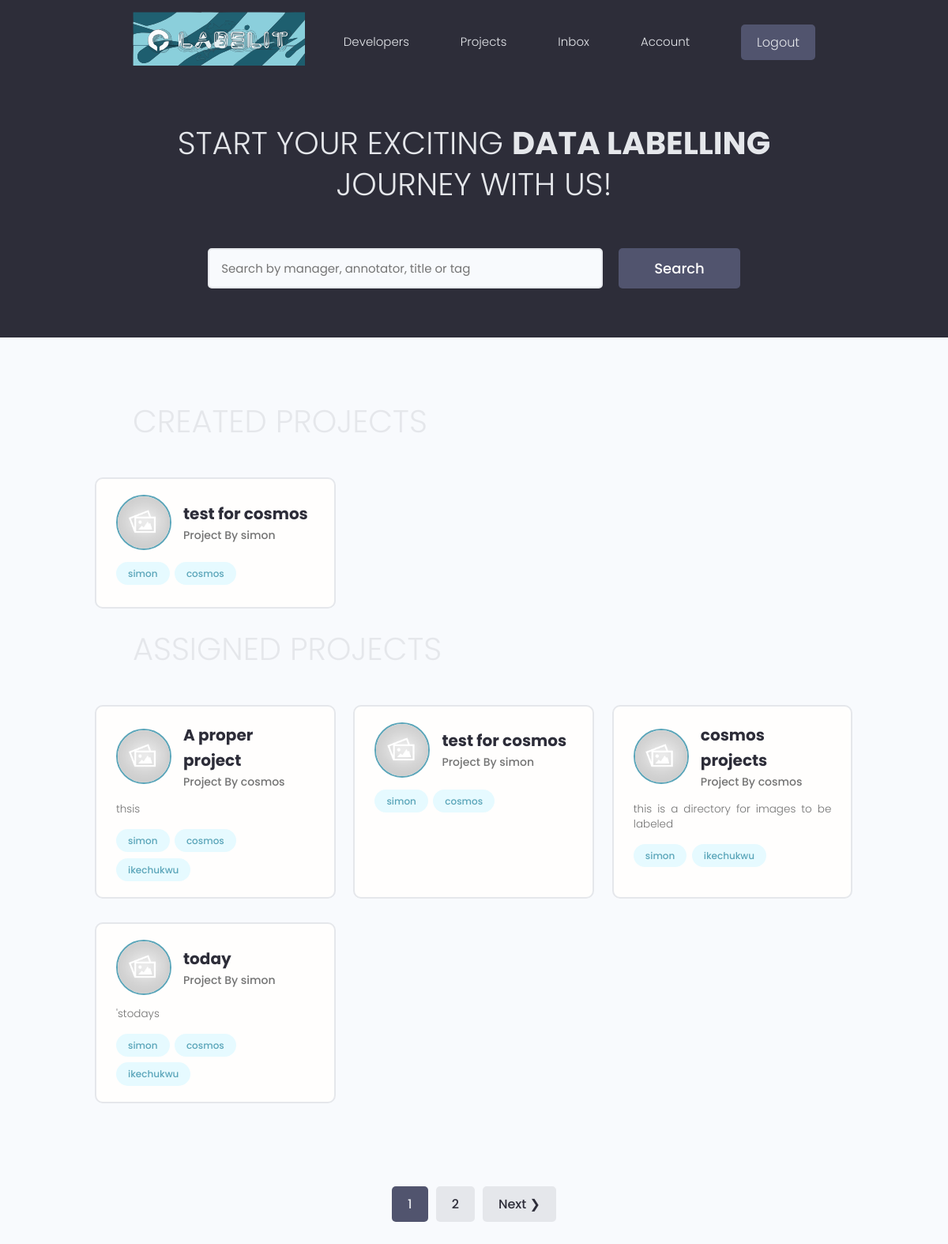
The app's page / (signed in) with its own data.
### label/models.py (models this page shows, shortened)
class Project(models.Model):
    manager = models.ForeignKey(
        Profile, null=True, blank=True, on_delete=models.CASCADE )
    title = models.CharField(max_length=200)
    description = models.TextField(null=True, blank=True)
    annotators = models.ManyToManyField(Profile, blank=True, related_name='annotationprojects')
    project_display_picture = models.ImageField(
        null=True, blank=True, upload_to='project_display_picture/', default="project_display_picture/default.jpg")
    featured_image = models.ManyToManyField(ImageSample, blank=True, related_name='parentprojects', default = 'default.jpg')
    demo_link = models.CharField(max_length=2000, null=True, blank=True)
    source_link = models.CharField(max_length=2000, null=True, blank=True)
    created = models.DateTimeField(auto_now_add=True)
    id = models.UUIDField(default=uuid.uuid4, unique=True,
                          primary_key=True, editable=False)
    class Meta:
        ordering = [ '-created', 'title']
    """@property
    def imageURL(self):
        try:
            url = self.featured_image.url
        except:
            url = ''
        return url"""

### users/models.py (models this page shows)
class Profile(models.Model):
    user = models.OneToOneField(
        User, on_delete=models.CASCADE, null=True, blank=True)
    name = models.CharField(max_length=200, blank=True, null=True)
    email = models.EmailField(max_length=500, blank=True, null=True)
    username = models.CharField(max_length=200, blank=True, null=True)
    location = models.CharField(max_length=200, blank=True, null=True)
    short_intro = models.CharField(max_length=200, blank=True, null=True)
    bio = models.TextField(blank=True, null=True)
    profile_image = models.ImageField(
        null=True, blank=True, upload_to='images/', default="images/Devsearch_Profile.jpg")
    created = models.DateTimeField(auto_now_add=True)
    id = models.UUIDField(default=uuid.uuid4, unique=True,
                          primary_key=True, editable=False)
    def __str__(self):
        return str(self.username)
    class Meta:
        ordering = ['created']

### users/views.py (the view)
# urls.py: path('', views.index, name='index-view'),
@login_required(login_url = 'login')
def index(request):
        profile = request.user.profile
        projects, annotationprojects, search_key = projectsearch(request, profile)
        pagedprojects, pages, page = pagerfunction(request, projects, 1)
        context = {"projects": pagedprojects, 'annotationprojects': annotationprojects, 'searchkey':search_key, 'pages':pages, 'page': int(page) }
        return render(request, 'base/index.html', context)

### users/utils.py (called while the page is built)
def projectsearch(request, profile ):
	search_key = ''
	if request.GET.get("search_key"):
	   search_key = request.GET.get("search_key")
	projects = profile.project_set.distinct().filter(Q(title__icontains=search_key) | Q(description__icontains =search_key) | Q(annotators__username__icontains=search_key))
	annotationprojects = profile.annotationprojects.distinct().filter(Q(title__icontains=search_key) | Q(description__icontains =search_key) | Q(annotators__username__icontains=search_key) )
	return projects, annotationprojects, search_key

def pagerfunction(request, queryset, num_per_page ):
	pages = Paginator(queryset, num_per_page)
	page = request.GET.get("page")
	try:
		pagedqueryset = pages.page(page)
	except PageNotAnInteger:
		page=1
		pagedqueryset = pages.page(page)	#Default Pagenumber
	except EmptyPage:
        	pagedqueryset = pages.page(pages.num_pages)	#Resolving Non-existent pages
	return pagedqueryset, pages, page

### templates/base/index.html (shortened to what this page needs)
{% extends 'base/base.html' %}
{% block content %}
  <main class="home">
    <section class="hero-section text-center">
      <div class="container container--narrow">
        <div class="hero-section__box">
          <h2>START YOUR EXCITING <span>DATA LABELLING</span></h2>
          <h2>JOURNEY WITH US!</h2>
        </div>
        <div class="hero-section__search">
          <form class="form" action="{% url 'index-view' %}" method="GET" >
            <div class="form__field">
              <input class="input input--text" id="formInput#search" type="text" name="search_key"   value="{{searchkey}}"
                placeholder="Search by manager, annotator, title or tag" />
            </div>
            <input class="btn btn--sub btn--lg" type="submit" value="Search" />
          </form>
        </div>
      </div>
    </section>
    <section class="devlist">
      <div class="container container--narrow">
        <div class="hero-section__box">
        <h2>CREATED PROJECTS</h2>
      </div>
      </div>
      <div class="container">
        <div class="grid grid--three">
          {% for project in projects %}
          <div class="column card">
            <div class="dev">
              <a href="{% url 'project' project.id %}" class="card__body">
                <div class="dev__profile">
                  <img class="avatar avatar--md" src="{{project.project_display_picture.url}}" alt="image" />
                  <div class="dev__meta">
                    <h3>{{project.title}}</h3>
                    <h5>Project By {{project.manager}}</h5>
                  </div>
                </div>
                <div class="dev__skills">
                  {% for annotator in project.annotators.all %}
                  <span class="tag tag--pill tag--main">
                    <small>{{annotator}}</small>
                  </span>
                  {% endfor %}
                </div>
              </a>
            </div>
          </div>
          {% endfor %}
        </div>
      </div>
      <div class="container container--narrow">
        <div class="hero-section__box">
        <h2>ASSIGNED PROJECTS</h2>
      </div>
      </div>
        <div class="container">
        <div class="grid grid--three">
          {% for project in annotationprojects %}
          <div class="column card">
            <div class="dev">
              <a href="{% url 'project' project.id %}" class="card__body">
                <div class="dev__profile">
                  <img class="avatar avatar--md" src="{{project.project_display_picture.url}}" alt="image" />
                  <div class="dev__meta">
                    <h3>{{project.title}}</h3>
                    <h5>Project By {{project.manager}}</h5>
                  </div>
                </div>
                <p class="dev__info">
                  {{project.description}}
                </p>
                <div class="dev__skills">
                  {% for annotator in project.annotators.all %}
                  <span class="tag tag--pill tag--main">
                    <small>{{annotator}}</small>
                  </span>
                  {% endfor %}
                </div>
              </a>
            </div>
          </div>
          {% endfor %}
        </div>
      </div>
    </section>
   {% include 'base/pagination.html' with queryset=projects %}
  </main>
{% endblock %}

### static/styles/app.css (style rules this page uses)
:root { --color-sub: #2d2d39; }
.btn--sub { background-color: var(--color-sub-light); }
.card { border: 2px solid var(--color-light); }
img { width: 100%; }
.hero-section { height: 40vh; display: flex; align-items: center; background-color: var(--color-sub); }
.hero-section__box { margin-bottom: 4rem; }
.hero-section__box > h2, .hero-section__box > h2 > span { font-size: 4rem; color: var(--color-light); line-height: 1.3; text-transform: uppercase; }
.hero-section__box > h2 { font-weight: 300; }
.hero-section__box > h2 > span { font-weight: 700; }
.hero-section__search > .form { display: flex; align-items: center; justify-content: center; gap: 2rem; }
.hero-section__search > .form input.input--text { width: 50rem; }
.devlist { margin-top: 8rem; }
.devlist .grid { align-items: stretch; }
.devlist .dev .dev__profile { display: flex; align-items: center; gap: 1.5rem; }
.devlist .dev .dev__meta h3 { color: var(--color-sub); font-size: 2rem; font-weight: 700; }
.devlist .dev .dev__meta h5 { color: var(--color-text); font-size: 1.4rem; font-weight: 500; }
.devlist .dev .dev__info { margin: 1.5rem 0; font-size: 1.35rem; line-height: 1.4; text-align: justify; }

### static/uikit/styles/modules/_variables.css (style rules this page uses)
:root { --color-main: #5aa5b9; --color-main-light: #e6faff; --color-sub: #3f4156; --color-sub-light: #51546e; --color-sub-lighter: #ededfd; --color-text: #737373; --color-gray: #8b8b8b; --color-light: #e5e7eb; --color-light-gray: #767676; --color-bg: #f8fafd; --color-white: #fffefd; --color-white-light: #f3f3f3; --color-success: #359e64; --color-success-bg: #def8e8; --color-error: #fc4b0b; --color-error-bg: #fff2ee; --font-base: 'Poppins', arial, helvetica, 'Segoe UI', roboto, ubuntu, sans-serif; --font-monospace: 'Fira Code', 'Courier New', courier, monospace; --font-regular: 300; --font-medium: 500; --font-bold: 700; --generic-shadow: 1px 1px 5px #00000010; --generic-transition: all 0.3s ease-in-out; }

### static/uikit/styles/modules/_base.css (style rules this page uses)
* { margin: 0; padding: 0; box-sizing: border-box; text-rendering: optimizeLegibility; color: inherit; font-size: inherit; }
html { font-size: 50%; }
@media only screen and (min-width: 480px) { html { font-size: 56.25%; } }
@media only screen and (min-width: 1200px) { html { font-size: 62.5%; } }
body { line-height: 1.6; font-weight: 400; font-size: 1.5rem; color: var(--color-text); background-color: var(--color-bg); min-height: 100vh; }

### static/uikit/styles/modules/_typography.css (style rules this page uses)
* { font-family: var(--font-base); }
h2 { font-size: 3.6rem; font-weight: var(--font-bold); }
h3 { font-size: 3.2rem; font-weight: var(--font-medium); }
h5 { font-size: 2.4rem; font-weight: var(--font-medium); }
h5, h6 { font-weight: var(--font-regular); }
p, span, strong { font-size: 1.6rem; color: var(--color-text); font-weight: var(--font-regular); }
a { padding-bottom: 2px; text-decoration: none; display: inline-block; color: var(--color-main); font-weight: var(--font-medium); }

### static/uikit/styles/modules/_utilities.css (style rules this page uses)
.container { width: 92%; max-width: 165rem; margin: 0 auto; box-sizing: border-box; }
.container--narrow { width: 92%; max-width: 120rem; }
@media screen and (min-width: 1000px) { .container { width: 90%; } }
@media screen and (min-width: 1000px) { .container--narrow { width: 85%; } }
@media screen and (min-width: 1200px) { .container { width: 80%; } }
@media screen and (min-width: 1200px) { .container--narrow { width: 72%; } }
.text-center { text-align: center; }

### static/uikit/styles/modules/_avatar.css (style rules this page uses)
.avatar { border-radius: 50%; border: 2px solid var(--color-main); object-fit: cover; }
.avatar--md { height: 7rem; width: 7rem; }

### static/uikit/styles/modules/_button.css (style rules this page uses)
.btn { display: inline-block; position: relative; cursor: pointer; background-color: var(--color-light); font-weight: var(--font-medium); color: var(--color-sub); text-decoration: none; padding: 1rem 2rem; border-radius: 0.5rem; border: none; width: -webkit-fit-content; width: -moz-fit-content; width: fit-content; height: -webkit-fit-content; height: -moz-fit-content; height: fit-content; font-size: 1.6rem; outline-width: 0; outline-color: transparent; -webkit-backface-visibility: hidden; backface-visibility: hidden; transition: all 0.3s ease-in-out; }
.btn--sub { background-color: var(--color-sub); color: var(--color-white); }
.btn--lg { font-size: 1.8rem; padding: 1.2rem 4.5rem; }

### static/uikit/styles/modules/_card.css (style rules this page uses)
.card { border-radius: 1rem; background-color: var(--color-white); border: 1.5px solid var(--color-light); width: auto; height: auto; margin-top: 0.5rem; margin-bottom: 0.5rem; overflow: hidden; }
.card__body, .card__header { padding: 2rem 2.5rem; }

### records on screen
Project: project_display_picture (placeholder picture), title "test for cosmos", manager "simon"
Profile: username "simon"
Profile: username "cosmos"
Project: project_display_picture (placeholder picture), title "A proper project", manager "cosmos", description "thsis"
Profile: username "ikechukwu"
Project: project_display_picture (placeholder picture), title "cosmos projects", manager "cosmos", description "this is a directory for images to be labeled"
Project: project_display_picture (placeholder picture), title "today", manager "simon", description "'stodays"

### other values on screen
{{ pagenum }} "1"
{{ pagenum }} "2"
